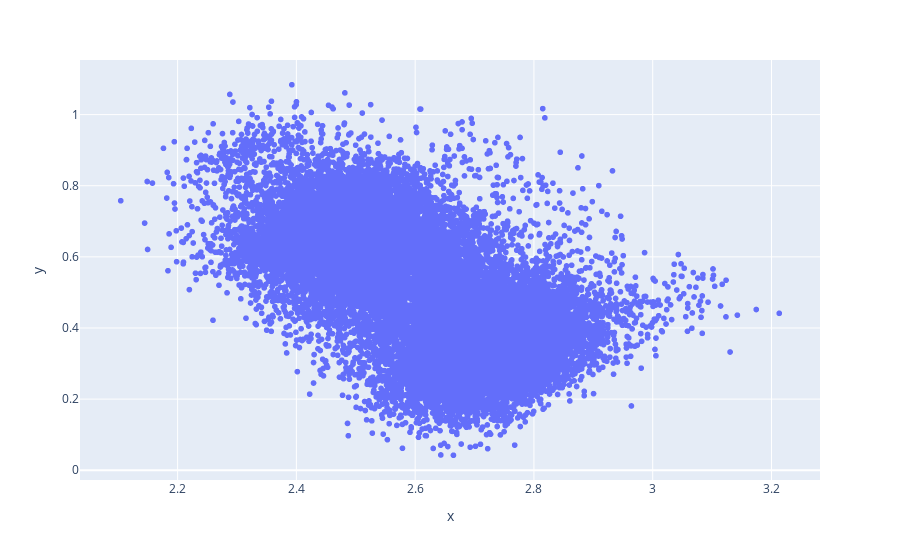

The notebook cell saved with this chart:
### Code cell
all_means_array=np.squeeze(np.mean(np.squeeze(np.array(all_mean_sim_vals_per_contrast_type)),axis=1))
all_std_array=np.squeeze(np.std(np.squeeze(np.array(all_mean_sim_vals_per_contrast_type)),axis=1))


#get best index of mean contrast similarity: 
best_iteration_ind=np.argmax(np.mean(all_mean_sim_vals_per_contrast_type[0],axis=1))

#an alternative way to get the best index: 
options_stds=np.std(np.squeeze(np.array(all_mean_sim_vals_per_contrast_type)),axis=1)
best_std_inds=options_stds.argsort()
best_100_inds=best_std_inds[0:1000]

means=np.mean(np.squeeze(np.array(all_mean_sim_vals_per_contrast_type))[best_100_inds,:],axis=1)
best_satisfycing_ind=np.argmax(means)
#get back to indexes from the original full list: 
best_satisfycing_ind=best_std_inds[best_satisfycing_ind]

#manuall selected from figure: 
import plotly.express as px
fig = px.scatter(x=all_means_array, y=all_std_array)

fig.show()

x=3.130233
y=0.3324977
manual_ind=np.argwhere(np.round(all_means_array,6)==x)[0][0]

### Figure 1 — Plotly figure (JSON) as saved in the notebook; plotly's stock layout.template omitted (floating-point values rounded to 4 significant figures; data arrays with more than 128 entries replaced by an {"elided": "..."} marker saying what was removed)
{"data": [{"hovertemplate": "x=%{x}<br>y=%{y}<extra></extra>", "legendgroup": "", "marker": {"color": "#636efa", "symbol": "circle"}, "mode": "markers", "name": "", "showlegend": false, "type": "scattergl", "x": {"elided": "20000 float values"}, "xaxis": "x", "y": {"elided": "20000 float values"}, "yaxis": "y"}], "layout": {"legend": {"tracegroupgap": 0}, "margin": {"t": 60}, "xaxis": {"anchor": "y", "domain": [0, 1], "title": {"text": "x"}}, "yaxis": {"anchor": "x", "domain": [0, 1], "title": {"text": "y"}}}}
